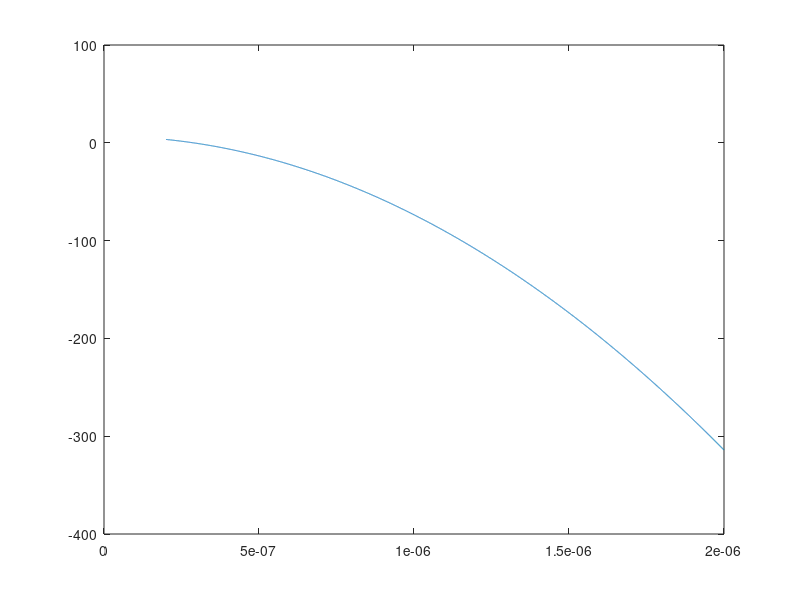

Recreate this plot in MATLAB.
clc
clear all
close all

% --- Step 1 ---
% Maxwell Garnett Theory

% epsi = 10;
% epsh = 1; 
% f = linspace(0,0.9,200); % fill factor
% 
% for j=1:200
%     epsMG(j) = epsh*(1 + 3*f(j)*(epsi-epsh)/(epsi+2*epsh-f(j)*(epsi-epsh)));
% end
% 
% plot(f,epsMG)

% --- Step 2 ---
% hyperbolic permittivity mediums 

ff = 0.4; %fill factor
c = 299792458;
lambda = linspace(0.2e-6,2e-6,10000);
w = 2*pi*(c./lambda);
wp = 2*pi*2.18*10^15;
gamma = 2*pi*4.35*10^12;

epsh = 2.25; % permittivity of dielectric
epsi = 1 - wp^2./(w.^2-1i*gamma.*w); 

eps_parallel = ff.*epsi + (1-ff)*epsh;
eps_orthogonal = (epsi.*epsh)/(ff*epsh+(1-ff).*epsi);

condition = real(eps_orthogonal)*real(eps_parallel);
figure
plot(lambda,condition)


% --- Step 3 ---
% hyperbolic permittivity mediums with wire structure 

% ff = 0.3;
% 
% eps_parallel = ff.*epsi + (1-ff)*epsh;
% eps_orthogonal = epsh*(1 + 2*ff*(epsi-epsh)/(epsi+epsh-ff*(epsi-epsh)));
% 
% condition = real(eps_orthogonal)*real(eps_parallel);
% 
% plot(lambda,condition)